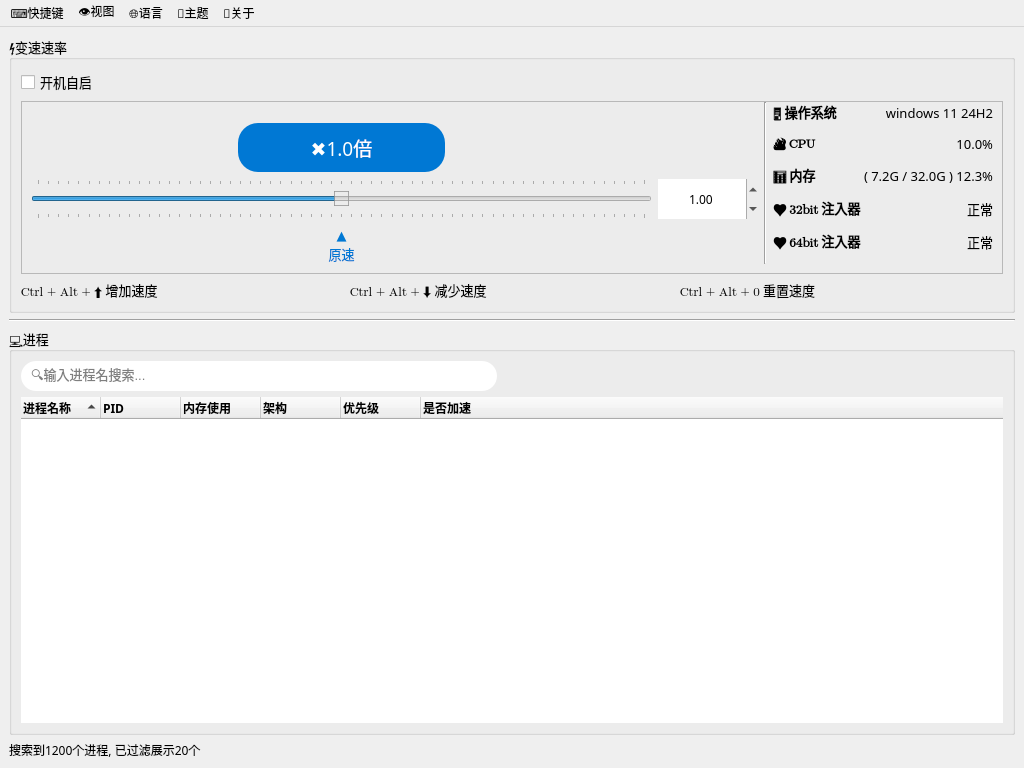
<?xml version="1.0" encoding="UTF-8"?>
<ui version="4.0">
 <class>MainWindow</class>
 <widget class="QMainWindow" name="MainWindow">
  <property name="geometry">
   <rect>
    <x>0</x>
    <y>0</y>
    <width>1024</width>
    <height>768</height>
   </rect>
  </property>
  <property name="sizePolicy">
   <sizepolicy hsizetype="Maximum" vsizetype="Maximum">
    <horstretch>0</horstretch>
    <verstretch>0</verstretch>
   </sizepolicy>
  </property>
  <property name="minimumSize">
   <size>
    <width>800</width>
    <height>480</height>
   </size>
  </property>
  <property name="maximumSize">
   <size>
    <width>16777215</width>
    <height>16777215</height>
   </size>
  </property>
  <property name="font">
   <font>
    <family>MS PGothic</family>
   </font>
  </property>
  <property name="windowTitle">
   <string>OpenSpeedy</string>
  </property>
  <property name="styleSheet">
   <string notr="true">QMainWindow {
}</string>
  </property>
  <widget class="QWidget" name="centralwidget">
   <layout class="QVBoxLayout" name="verticalLayout_2">
    <item>
     <layout class="QVBoxLayout" name="verticalLayout">
      <item>
       <widget class="QGroupBox" name="speedGroupBox">
        <property name="font">
         <font>
          <family>Segoe UI Emoji</family>
          <pointsize>10</pointsize>
          <italic>false</italic>
          <stylestrategy>PreferAntialias</stylestrategy>
         </font>
        </property>
        <property name="styleSheet">
         <string notr="true"/>
        </property>
        <property name="title">
         <string>⚡变速速率</string>
        </property>
        <layout class="QVBoxLayout" name="verticalLayout_3">
         <item>
          <widget class="QCheckBox" name="autoStartCheckBox">
           <property name="font">
            <font>
             <family>微软雅黑</family>
            </font>
           </property>
           <property name="focusPolicy">
            <enum>Qt::NoFocus</enum>
           </property>
           <property name="text">
            <string>开机自启</string>
           </property>
           <property name="tristate">
            <bool>false</bool>
           </property>
          </widget>
         </item>
         <item>
          <widget class="QFrame" name="sliderFrame">
           <property name="enabled">
            <bool>true</bool>
           </property>
           <property name="sizePolicy">
            <sizepolicy hsizetype="Preferred" vsizetype="Fixed">
             <horstretch>0</horstretch>
             <verstretch>0</verstretch>
            </sizepolicy>
           </property>
           <property name="minimumSize">
            <size>
             <width>0</width>
             <height>0</height>
            </size>
           </property>
           <property name="frameShape">
            <enum>QFrame::StyledPanel</enum>
           </property>
           <property name="frameShadow">
            <enum>QFrame::Raised</enum>
           </property>
           <layout class="QGridLayout" name="gridLayout">
            <property name="topMargin">
             <number>0</number>
            </property>
            <property name="verticalSpacing">
             <number>7</number>
            </property>
            <item row="0" column="3" rowspan="6">
             <layout class="QFormLayout" name="osLayout">
              <property name="sizeConstraint">
               <enum>QLayout::SetMaximumSize</enum>
              </property>
              <property name="fieldGrowthPolicy">
               <enum>QFormLayout::AllNonFixedFieldsGrow</enum>
              </property>
              <property name="rowWrapPolicy">
               <enum>QFormLayout::DontWrapRows</enum>
              </property>
              <property name="verticalSpacing">
               <number>12</number>
              </property>
              <item row="1" column="0">
               <widget class="QLabel" name="osLabel">
                <property name="font">
                 <font>
                  <family>Segoe UI Emoji</family>
                  <bold>true</bold>
                  <stylestrategy>PreferAntialias</stylestrategy>
                  <kerning>true</kerning>
                 </font>
                </property>
                <property name="text">
                 <string>🖥️ 操作系统</string>
                </property>
               </widget>
              </item>
              <item row="1" column="1">
               <widget class="QLabel" name="osContent">
                <property name="sizePolicy">
                 <sizepolicy hsizetype="MinimumExpanding" vsizetype="Preferred">
                  <horstretch>0</horstretch>
                  <verstretch>0</verstretch>
                 </sizepolicy>
                </property>
                <property name="font">
                 <font>
                  <family>微软雅黑</family>
                 </font>
                </property>
                <property name="text">
                 <string>windows 11 24H2</string>
                </property>
                <property name="alignment">
                 <set>Qt::AlignRight|Qt::AlignTrailing|Qt::AlignVCenter</set>
                </property>
               </widget>
              </item>
              <item row="2" column="0">
               <widget class="QLabel" name="cpuLabel">
                <property name="font">
                 <font>
                  <family>Segoe UI Emoji</family>
                  <bold>true</bold>
                  <stylestrategy>PreferAntialias</stylestrategy>
                  <kerning>true</kerning>
                 </font>
                </property>
                <property name="text">
                 <string>🔥 CPU</string>
                </property>
                <property name="alignment">
                 <set>Qt::AlignLeading|Qt::AlignLeft|Qt::AlignVCenter</set>
                </property>
               </widget>
              </item>
              <item row="2" column="1">
               <widget class="QLabel" name="cpuContent">
                <property name="sizePolicy">
                 <sizepolicy hsizetype="MinimumExpanding" vsizetype="Preferred">
                  <horstretch>0</horstretch>
                  <verstretch>0</verstretch>
                 </sizepolicy>
                </property>
                <property name="font">
                 <font>
                  <family>微软雅黑</family>
                 </font>
                </property>
                <property name="text">
                 <string>10.0%</string>
                </property>
                <property name="alignment">
                 <set>Qt::AlignRight|Qt::AlignTrailing|Qt::AlignVCenter</set>
                </property>
               </widget>
              </item>
              <item row="3" column="0">
               <widget class="QLabel" name="memLabel">
                <property name="font">
                 <font>
                  <family>Segoe UI Emoji</family>
                  <bold>true</bold>
                  <stylestrategy>PreferAntialias</stylestrategy>
                  <kerning>true</kerning>
                 </font>
                </property>
                <property name="text">
                 <string>📊 内存</string>
                </property>
               </widget>
              </item>
              <item row="3" column="1">
               <widget class="QLabel" name="memContent">
                <property name="sizePolicy">
                 <sizepolicy hsizetype="MinimumExpanding" vsizetype="Preferred">
                  <horstretch>0</horstretch>
                  <verstretch>0</verstretch>
                 </sizepolicy>
                </property>
                <property name="font">
                 <font>
                  <family>微软雅黑</family>
                 </font>
                </property>
                <property name="text">
                 <string> ( 7.2G / 32.0G ) 12.3%</string>
                </property>
                <property name="alignment">
                 <set>Qt::AlignRight|Qt::AlignTrailing|Qt::AlignVCenter</set>
                </property>
               </widget>
              </item>
              <item row="4" column="0">
               <widget class="QLabel" name="injector32Label">
                <property name="font">
                 <font>
                  <family>Segoe UI Emoji</family>
                  <bold>true</bold>
                  <stylestrategy>PreferAntialias</stylestrategy>
                  <kerning>true</kerning>
                 </font>
                </property>
                <property name="text">
                 <string>♥️ 32bit 注入器</string>
                </property>
               </widget>
              </item>
              <item row="4" column="1">
               <widget class="QLabel" name="injector32Status">
                <property name="sizePolicy">
                 <sizepolicy hsizetype="MinimumExpanding" vsizetype="Preferred">
                  <horstretch>0</horstretch>
                  <verstretch>0</verstretch>
                 </sizepolicy>
                </property>
                <property name="font">
                 <font>
                  <family>微软雅黑</family>
                 </font>
                </property>
                <property name="text">
                 <string>正常</string>
                </property>
                <property name="alignment">
                 <set>Qt::AlignRight|Qt::AlignTrailing|Qt::AlignVCenter</set>
                </property>
               </widget>
              </item>
              <item row="5" column="0">
               <widget class="QLabel" name="injector64Label">
                <property name="font">
                 <font>
                  <family>Segoe UI Emoji</family>
                  <bold>true</bold>
                  <stylestrategy>PreferAntialias</stylestrategy>
                  <kerning>true</kerning>
                 </font>
                </property>
                <property name="text">
                 <string>♥️ 64bit 注入器</string>
                </property>
               </widget>
              </item>
              <item row="5" column="1">
               <widget class="QLabel" name="injector64Status">
                <property name="sizePolicy">
                 <sizepolicy hsizetype="MinimumExpanding" vsizetype="Preferred">
                  <horstretch>0</horstretch>
                  <verstretch>0</verstretch>
                 </sizepolicy>
                </property>
                <property name="font">
                 <font>
                  <family>微软雅黑</family>
                 </font>
                </property>
                <property name="text">
                 <string>正常</string>
                </property>
                <property name="alignment">
                 <set>Qt::AlignRight|Qt::AlignTrailing|Qt::AlignVCenter</set>
                </property>
               </widget>
              </item>
             </layout>
            </item>
            <item row="5" column="0">
             <widget class="QLabel" name="originSpeedLabel">
              <property name="sizePolicy">
               <sizepolicy hsizetype="MinimumExpanding" vsizetype="Preferred">
                <horstretch>0</horstretch>
                <verstretch>0</verstretch>
               </sizepolicy>
              </property>
              <property name="font">
               <font>
                <family>微软雅黑</family>
                <underline>false</underline>
                <stylestrategy>PreferAntialias</stylestrategy>
                <kerning>true</kerning>
               </font>
              </property>
              <property name="styleSheet">
               <string notr="true">color:  #0078D4;</string>
              </property>
              <property name="text">
               <string>▲
原速</string>
              </property>
              <property name="alignment">
               <set>Qt::AlignHCenter|Qt::AlignTop</set>
              </property>
              <property name="indent">
               <number>0</number>
              </property>
             </widget>
            </item>
            <item row="4" column="1">
             <widget class="QDoubleSpinBox" name="sliderInputSpinBox">
              <property name="sizePolicy">
               <sizepolicy hsizetype="Maximum" vsizetype="Ignored">
                <horstretch>0</horstretch>
                <verstretch>0</verstretch>
               </sizepolicy>
              </property>
              <property name="minimumSize">
               <size>
                <width>100</width>
                <height>0</height>
               </size>
              </property>
              <property name="font">
               <font>
                <family>微软雅黑</family>
                <pointsize>9</pointsize>
               </font>
              </property>
              <property name="focusPolicy">
               <enum>Qt::StrongFocus</enum>
              </property>
              <property name="wrapping">
               <bool>false</bool>
              </property>
              <property name="frame">
               <bool>false</bool>
              </property>
              <property name="alignment">
               <set>Qt::AlignCenter</set>
              </property>
              <property name="buttonSymbols">
               <enum>QAbstractSpinBox::UpDownArrows</enum>
              </property>
              <property name="accelerated">
               <bool>false</bool>
              </property>
              <property name="keyboardTracking">
               <bool>true</bool>
              </property>
              <property name="minimum">
               <double>0.010000000000000</double>
              </property>
              <property name="maximum">
               <double>1000.000000000000000</double>
              </property>
              <property name="value">
               <double>1.000000000000000</double>
              </property>
             </widget>
            </item>
            <item row="4" column="0">
             <widget class="QSlider" name="sliderCtrl">
              <property name="sizePolicy">
               <sizepolicy hsizetype="MinimumExpanding" vsizetype="Fixed">
                <horstretch>2</horstretch>
                <verstretch>0</verstretch>
               </sizepolicy>
              </property>
              <property name="minimumSize">
               <size>
                <width>200</width>
                <height>40</height>
               </size>
              </property>
              <property name="cursor">
               <cursorShape>PointingHandCursor</cursorShape>
              </property>
              <property name="mouseTracking">
               <bool>true</bool>
              </property>
              <property name="tabletTracking">
               <bool>false</bool>
              </property>
              <property name="focusPolicy">
               <enum>Qt::NoFocus</enum>
              </property>
              <property name="styleSheet">
               <string notr="true">QSlider::handle:horizontal {
    background: qlineargradient(x1:0, y1:0, x2:0, y2:1,
                stop:0 rgba(255, 255, 255, 0.9), 
                stop:0.2 rgba(255, 255, 255, 0.7),
                stop:0.8 rgba(230, 230, 230, 0.8), 
                stop:1 rgba(200, 200, 200, 0.9));
    border: 1px solid rgba(150, 150, 150, 0.8);
}

QSlider::handle:horizontal:hover {
    background: qlineargradient(x1:0, y1:0, x2:0, y2:1,
                stop:0 rgba(255, 255, 255, 0.95), 
                stop:0.2 rgba(227, 242, 253, 0.8),
                stop:0.8 rgba(144, 202, 249, 0.8), 
                stop:1 rgba(100, 181, 246, 0.9));
    border: 1px solid rgba(25, 118, 210, 0.8);
}

QSlider::handle:horizontal:pressed {
    background: qlineargradient(x1:0, y1:0, x2:0, y2:1,
                stop:0 rgba(227, 242, 253, 0.9), 
                stop:0.3 rgba(144, 202, 249, 0.8),
                stop:0.7 rgba(66, 165, 245, 0.9), 
                stop:1 rgba(25, 118, 210, 0.95));
    border: 1px solid rgba(13, 71, 161, 0.9);
}</string>
              </property>
              <property name="minimum">
               <number>-99900</number>
              </property>
              <property name="maximum">
               <number>99900</number>
              </property>
              <property name="pageStep">
               <number>100</number>
              </property>
              <property name="sliderPosition">
               <number>0</number>
              </property>
              <property name="tracking">
               <bool>true</bool>
              </property>
              <property name="orientation">
               <enum>Qt::Horizontal</enum>
              </property>
              <property name="invertedControls">
               <bool>true</bool>
              </property>
              <property name="tickPosition">
               <enum>QSlider::TicksBothSides</enum>
              </property>
              <property name="tickInterval">
               <number>3330</number>
              </property>
             </widget>
            </item>
            <item row="0" column="2" rowspan="6">
             <widget class="Line" name="osSpliter">
              <property name="frameShadow">
               <enum>QFrame::Sunken</enum>
              </property>
              <property name="lineWidth">
               <number>1</number>
              </property>
              <property name="orientation">
               <enum>Qt::Vertical</enum>
              </property>
             </widget>
            </item>
            <item row="3" column="0">
             <layout class="QHBoxLayout" name="sliderTitle">
              <item>
               <spacer name="horizontalSpacer_1">
                <property name="orientation">
                 <enum>Qt::Horizontal</enum>
                </property>
                <property name="sizeHint" stdset="0">
                 <size>
                  <width>70</width>
                  <height>20</height>
                 </size>
                </property>
               </spacer>
              </item>
              <item>
               <widget class="QPushButton" name="sliderLabel">
                <property name="sizePolicy">
                 <sizepolicy hsizetype="MinimumExpanding" vsizetype="Maximum">
                  <horstretch>0</horstretch>
                  <verstretch>0</verstretch>
                 </sizepolicy>
                </property>
                <property name="minimumSize">
                 <size>
                  <width>120</width>
                  <height>0</height>
                 </size>
                </property>
                <property name="font">
                 <font>
                  <family>微软雅黑</family>
                  <pointsize>14</pointsize>
                 </font>
                </property>
                <property name="cursor">
                 <cursorShape>PointingHandCursor</cursorShape>
                </property>
                <property name="focusPolicy">
                 <enum>Qt::NoFocus</enum>
                </property>
                <property name="styleSheet">
                 <string notr="true">    QPushButton {
        background-color: #0078D4;

        color: white;
        border-radius: 20px;
		padding: 10;
    }</string>
                </property>
                <property name="text">
                 <string>✖️1.0倍</string>
                </property>
               </widget>
              </item>
              <item>
               <spacer name="horizontalSpacer_2">
                <property name="orientation">
                 <enum>Qt::Horizontal</enum>
                </property>
                <property name="sizeType">
                 <enum>QSizePolicy::Expanding</enum>
                </property>
                <property name="sizeHint" stdset="0">
                 <size>
                  <width>70</width>
                  <height>20</height>
                 </size>
                </property>
               </spacer>
              </item>
             </layout>
            </item>
           </layout>
          </widget>
         </item>
         <item>
          <layout class="QHBoxLayout" name="hotkeyLayout">
           <item>
            <widget class="QLabel" name="increaseSpeedLabel">
             <property name="font">
              <font>
               <family>Segoe UI Emoji</family>
              </font>
             </property>
             <property name="text">
              <string>Ctrl + Alt + ⬆️ 增加速度</string>
             </property>
            </widget>
           </item>
           <item>
            <widget class="QLabel" name="decreaseSpeedLabel">
             <property name="font">
              <font>
               <family>Segoe UI Emoji</family>
              </font>
             </property>
             <property name="text">
              <string>Ctrl + Alt + ⬇️ 减少速度</string>
             </property>
            </widget>
           </item>
           <item>
            <widget class="QLabel" name="resetSpeedLabel">
             <property name="font">
              <font>
               <family>Segoe UI Emoji</family>
              </font>
             </property>
             <property name="text">
              <string>Ctrl + Alt + 0 重置速度</string>
             </property>
            </widget>
           </item>
          </layout>
         </item>
        </layout>
       </widget>
      </item>
      <item>
       <widget class="Line" name="seperator">
        <property name="orientation">
         <enum>Qt::Horizontal</enum>
        </property>
       </widget>
      </item>
      <item>
       <widget class="QGroupBox" name="processGroupBox">
        <property name="font">
         <font>
          <family>Segoe UI Emoji</family>
          <pointsize>10</pointsize>
          <italic>false</italic>
          <stylestrategy>PreferAntialias</stylestrategy>
         </font>
        </property>
        <property name="styleSheet">
         <string notr="true"/>
        </property>
        <property name="title">
         <string>💻进程</string>
        </property>
        <layout class="QVBoxLayout" name="verticalLayout_4">
         <item>
          <layout class="QHBoxLayout" name="filterLayout">
           <item>
            <widget class="QLineEdit" name="processNameFilter">
             <property name="minimumSize">
              <size>
               <width>0</width>
               <height>24</height>
              </size>
             </property>
             <property name="font">
              <font>
               <family>Microsoft YaHei UI</family>
              </font>
             </property>
             <property name="styleSheet">
              <string notr="true">height: 30px;
border-radius: 15px;
padding: 0px 8px;</string>
             </property>
             <property name="placeholderText">
              <string>🔍输入进程名搜索...</string>
             </property>
             <property name="clearButtonEnabled">
              <bool>true</bool>
             </property>
            </widget>
           </item>
           <item>
            <spacer name="filterSpacer1">
             <property name="orientation">
              <enum>Qt::Horizontal</enum>
             </property>
             <property name="sizeType">
              <enum>QSizePolicy::Minimum</enum>
             </property>
             <property name="sizeHint" stdset="0">
              <size>
               <width>20</width>
               <height>20</height>
              </size>
             </property>
            </spacer>
           </item>
           <item>
            <spacer name="filterSpacer2">
             <property name="orientation">
              <enum>Qt::Horizontal</enum>
             </property>
             <property name="sizeType">
              <enum>QSizePolicy::Minimum</enum>
             </property>
             <property name="sizeHint" stdset="0">
              <size>
               <width>10</width>
               <height>20</height>
              </size>
             </property>
            </spacer>
           </item>
           <item>
            <spacer name="filterSpacer3">
             <property name="orientation">
              <enum>Qt::Horizontal</enum>
             </property>
             <property name="sizeHint" stdset="0">
              <size>
               <width>40</width>
               <height>20</height>
              </size>
             </property>
            </spacer>
           </item>
          </layout>
         </item>
         <item>
          <widget class="QTreeWidget" name="processMonitorWidget">
           <property name="font">
            <font>
             <family>微软雅黑</family>
             <pointsize>9</pointsize>
            </font>
           </property>
           <property name="focusPolicy">
            <enum>Qt::NoFocus</enum>
           </property>
           <property name="styleSheet">
            <string notr="true">QTreeWidget::item { 
	height: 30px; 
}

QTreeWidget {
	border:none
}</string>
           </property>
           <property name="sortingEnabled">
            <bool>true</bool>
           </property>
           <property name="animated">
            <bool>false</bool>
           </property>
           <property name="expandsOnDoubleClick">
            <bool>true</bool>
           </property>
           <attribute name="headerCascadingSectionResizes">
            <bool>true</bool>
           </attribute>
           <attribute name="headerDefaultSectionSize">
            <number>80</number>
           </attribute>
           <attribute name="headerShowSortIndicator" stdset="0">
            <bool>true</bool>
           </attribute>
           <attribute name="headerStretchLastSection">
            <bool>true</bool>
           </attribute>
           <column>
            <property name="text">
             <string>进程名称</string>
            </property>
            <property name="font">
             <font>
              <family>微软雅黑</family>
              <bold>true</bold>
             </font>
            </property>
           </column>
           <column>
            <property name="text">
             <string>PID</string>
            </property>
            <property name="font">
             <font>
              <family>微软雅黑</family>
              <bold>true</bold>
             </font>
            </property>
           </column>
           <column>
            <property name="text">
             <string>内存使用</string>
            </property>
            <property name="font">
             <font>
              <family>微软雅黑</family>
              <bold>true</bold>
             </font>
            </property>
           </column>
           <column>
            <property name="text">
             <string>架构</string>
            </property>
            <property name="font">
             <font>
              <family>微软雅黑</family>
              <bold>true</bold>
             </font>
            </property>
           </column>
           <column>
            <property name="text">
             <string>优先级</string>
            </property>
            <property name="font">
             <font>
              <family>微软雅黑</family>
              <bold>true</bold>
             </font>
            </property>
           </column>
           <column>
            <property name="text">
             <string>是否加速</string>
            </property>
            <property name="font">
             <font>
              <family>微软雅黑</family>
              <bold>true</bold>
             </font>
            </property>
           </column>
          </widget>
         </item>
        </layout>
       </widget>
      </item>
     </layout>
    </item>
    <item>
     <widget class="QLabel" name="processMonitorLabel">
      <property name="font">
       <font>
        <family>微软雅黑</family>
       </font>
      </property>
      <property name="text">
       <string>搜索到1200个进程, 已过滤展示20个</string>
      </property>
     </widget>
    </item>
   </layout>
  </widget>
  <widget class="QMenuBar" name="menubar">
   <property name="geometry">
    <rect>
     <x>0</x>
     <y>0</y>
     <width>1024</width>
     <height>18</height>
    </rect>
   </property>
   <property name="mouseTracking">
    <bool>false</bool>
   </property>
   <widget class="QMenu" name="menuAbout">
    <property name="tearOffEnabled">
     <bool>false</bool>
    </property>
    <property name="title">
     <string>📖关于</string>
    </property>
    <property name="separatorsCollapsible">
     <bool>false</bool>
    </property>
   </widget>
   <widget class="QMenu" name="menuPreference">
    <property name="title">
     <string>⌨️快捷键</string>
    </property>
   </widget>
   <widget class="QMenu" name="menuLanguage">
    <property name="title">
     <string>🌐语言</string>
    </property>
    <addaction name="actionCN"/>
    <addaction name="actionTW"/>
    <addaction name="actionEN"/>
   </widget>
   <widget class="QMenu" name="menuTheme">
    <property name="title">
     <string>🎨主题</string>
    </property>
    <addaction name="actionLightTheme"/>
    <addaction name="actionDarkTheme"/>
       <addaction name="actionModernTheme"/>
   </widget>
   <addaction name="menuPreference"/>
    <addaction name="menuView"/>
   <addaction name="menuLanguage"/>
   <addaction name="menuTheme"/>
   <addaction name="menuAbout"/>
  </widget>
    <widget class="QMenu" name="menuView">
     <property name="title">
      <string>👁️视图</string>
     </property>
     <addaction name="actionAlwaysOnTop"/>
    </widget>
  <action name="actionCN">
   <property name="checkable">
    <bool>true</bool>
   </property>
   <property name="text">
    <string>中文(简体)</string>
   </property>
   <property name="menuRole">
    <enum>QAction::ApplicationSpecificRole</enum>
   </property>
  </action>
  <action name="actionEN">
   <property name="checkable">
    <bool>true</bool>
   </property>
   <property name="text">
    <string>English</string>
   </property>
   <property name="menuRole">
    <enum>QAction::ApplicationSpecificRole</enum>
   </property>
  </action>
  <action name="actionTW">
   <property name="checkable">
    <bool>true</bool>
   </property>
   <property name="text">
    <string>中文(繁體)</string>
   </property>
   <property name="menuRole">
    <enum>QAction::ApplicationSpecificRole</enum>
   </property>
  </action>
  <action name="actionLightTheme">
   <property name="checkable">
    <bool>true</bool>
   </property>
   <property name="text">
    <string>浅色</string>
   </property>
  </action>
  <action name="actionDarkTheme">
   <property name="checkable">
    <bool>true</bool>
   </property>
   <property name="text">
    <string>深色</string>
   </property>
  </action>
 
  <action name="actionModernTheme">
   <property name="checkable">
    <bool>true</bool>
   </property>
   <property name="text">
    <string>现代</string>
   </property>
  </action>
  <action name="actionAlwaysOnTop">
   <property name="checkable">
    <bool>true</bool>
   </property>
   <property name="text">
    <string>窗口置顶</string>
   </property>
  </action>
 </widget>
 <tabstops>
  <tabstop>processNameFilter</tabstop>
  <tabstop>processMonitorWidget</tabstop>
 </tabstops>
 <resources/>
 <connections/>
</ui>
